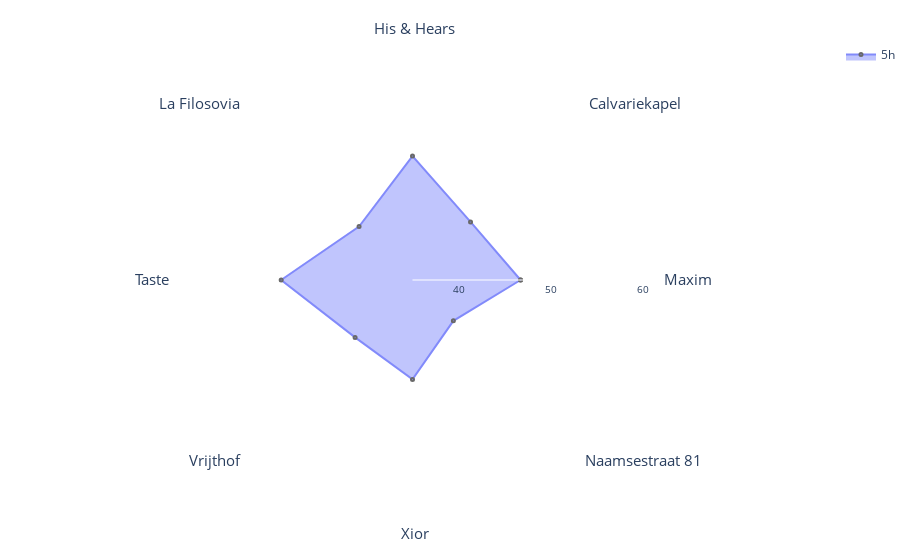

Notebook cell for this chart:
### Code cell
data_hour_5 = hourly_mean_data[hourly_mean_data['hour'] == 5]
data_hour_5_sorted = data_hour_5.sort_values('description')

# Create a new DataFrame with the first row duplicated (so that the line connecting the last and first point isn't thinner than the other ones)
first_row = data_hour_5_sorted.iloc[[0]]
data_hour_5_sorted_closed = pd.concat([data_hour_5_sorted, first_row], ignore_index=True)

fig = go.Figure()

fig.add_trace(go.Scatterpolar(
    r=data_hour_5_sorted_closed['lamax'],  # Use maximal noise
    theta=data_hour_5_sorted_closed['description'],
    fill='toself',
    name='5h',
    opacity=0.8,
    marker_line_width=2,
    marker_size=3,
    hoverlabel=dict(namelength=0),
    hovertemplate='Maximal noise: %{r:.2f} dB(A)' 
))

# layout stays the same
fig.update_layout(
    margin=dict(l=0, r=0, t=40, b=40),
    polar=dict(
        radialaxis=dict(
            visible=True,
            range=[35, 61],
            tickmode='array',
            tickvals=[35, 40, 45, 50, 55, 60],
            ticktext=['', '40', '', '50', '', '60'],
            gridcolor='lightgrey',
            gridwidth=0.01,
            tickfont=dict(size=10)
        ),
        angularaxis=dict(
            tickfont=dict(size=15)  # Increase the font size of the locations
        ),
        bgcolor='white'
    ),
    plot_bgcolor='white',
    showlegend=True
)

fig.show()

### Figure 1 — Plotly figure (JSON) as saved in the notebook; plotly's stock layout.template omitted (floating-point values rounded to 4 significant figures)
{"data": [{"fill": "toself", "hoverlabel": {"namelength": 0}, "hovertemplate": "Maximal noise: %{r:.2f} dB(A)", "marker": {"line": {"width": 2}, "size": 3}, "name": "5h", "opacity": 0.8, "r": [46.71, 43.89, 48.42, 43.19, 49.23, 43.8, 45.77, 41.26, 46.71], "theta": ["  Maxim", " Calvariekapel ", " His & Hears", " La Filosovia", " Taste", " Vrijthof", " Xior", "Naamsestraat 81", "  Maxim"], "type": "scatterpolar"}], "layout": {"margin": {"b": 40, "l": 0, "r": 0, "t": 40}, "plot_bgcolor": "white", "polar": {"angularaxis": {"tickfont": {"size": 15}}, "bgcolor": "white", "radialaxis": {"gridcolor": "lightgrey", "gridwidth": 0.01, "range": [35, 61], "tickfont": {"size": 10}, "tickmode": "array", "ticktext": ["", "40", "", "50", "", "60"], "tickvals": [35, 40, 45, 50, 55, 60], "visible": true}}, "showlegend": true}}
